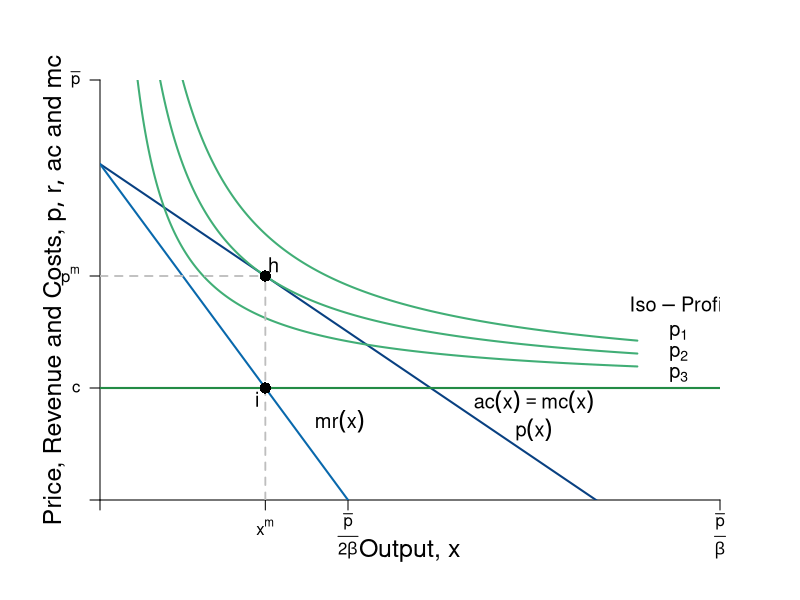

Here is the R script that generated this plot:
#Graph Designer: Simon Halliday + Scott Cohn
#Authors: Bowles and Halliday
#Title: Coordination, Conflict and Competition: A Text in Microeconomics

require(shape)
pdf(file = "firmmarketsupply/isoprofit_monopoly_A.pdf", width = 9, height = 7)

#Set parameters for graphics
axislabelsize <- 1.5
labelsize <- 1.2
graphlinewidth <- 2
segmentlinewidth <- 1.8

COL <- c("#7fc97f", "#beaed4", "#fdc086", "#ffff99", "#386cb0", "#f0027f", "#bf5b17", "#666666")
COLA <- c("#e0f3db", "#99d8c9","#66c2a4","#41ae76", "#238b45", "#005824")
COLB <- c("#c6dbef", "#4eb3d3", "#2b8cbe", "#0868ac","#084081")

#Edited the margins to cater for the larger LHS labels
par(mar =  c(5, 5, 4, 4))

AvgRevenue <- function(x, rmax = 12, xmax = 12){
  rmax - (rmax/xmax)*x
}

MRevenue <- function(x, rmax = 12, xmax = 12){
  rmax - 2*(rmax/xmax)*x
}

AvgCost <- function(x, c0 = 2, c1 = 4){
  c0/x + c1
}

# From CORE
IsoProf <- function(x, k = 0, c0 = 2, c1 = 4){
  AvgCost(x) + k/x
}

xlims <- c(0, 15)
ylims <- c(0, 15)

npts <- 501 
x <- seq(xlims[1], xlims[2], length.out = npts)
y <- seq(ylims[1], ylims[2], length.out = npts) 
a <- c(13, 16.75, 19.25)

plot(0, 0, xlim = xlims, ylim = ylims, type = "n",
     xlab = expression(paste("")),
     ylab = expression(paste("")), 
     xaxt = "n", 
     yaxt = "n", 
     cex.lab = axislabelsize, 
     bty = "n",
     xaxs="i", 
     yaxs="i")

# ticksy <- seq(from = ylims[1], to = ylims[2], by = 1)
# ylabels <- seq(from = ylims[1], to = ylims[2], by = 1)
# ticksx <- seq(from = xlims[1], to = xlims[2], by = 1)
# xlabels <- seq(from = xlims[1], to = xlims[2], by = 1)
ticksy <- c(0, 4, AvgRevenue(x = 4), ylims[2])
ylabels <- c(NA, expression(paste(c)), expression(paste(p^{m})), expression(paste(bar(p))))
ticksx <- c(0, 4, 6, xlims[2])
xlabels <- c(NA, expression(paste(x^{m})), expression(paste(frac(bar(p),2*beta))), expression(paste(frac(bar(p),beta))))

axis(1, at = ticksx, pos = 0, labels = FALSE)
text(x = c(0, 4, 6, xlims[2]), par("usr")[3] - 0.4, labels = xlabels, srt = 0, pos = 1, xpd = TRUE)
axis(2, at = ticksy, pos = 0, labels = ylabels, las = 1)

npts <- 500 
xx1 <- seq(xlims[1], xlims[2], length.out = npts)
xx2 <- seq(xlims[1], xlims[2] - 2, length.out = npts)
xx3 <- seq(2, 6, length.out = npts)

lines(xx1, AvgRevenue(xx1, rmax = 12, xmax = 12), col = COLB[5], lwd = graphlinewidth)
lines(xx1, MRevenue(xx1, rmax = 12, xmax = 12), col = COLB[4], lwd = graphlinewidth)
lines(xx2, IsoProf(xx2, k = 14), col = COLA[4], lwd = graphlinewidth)

# Iso Prof --- Too high/too low
lines(xx2, IsoProf(xx2, k = 8), col = COLA[4], lwd = graphlinewidth)
lines(xx2, IsoProf(xx2, k = 20), col = COLA[4], lwd = graphlinewidth)

#Label the axes
text(0.5*(xlims[2]), -1.8, expression(paste("Output, ", x)), xpd = TRUE, cex = axislabelsize) 
#mtext(expression(paste("Quantity of output, ", x)), side=1, line = 2.5, cex = axislabelsize)
text(-1.1, 0.5*ylims[2], expression(paste("Price, Revenue and Costs, ", list(p, r, ac), " and ", mc)), xpd = TRUE, cex = axislabelsize, srt = 90) 

#Label curves
text(xlims[2] - 1, 7, expression(paste(Iso-Profit)), cex = labelsize)
text(10.5, 3.5, expression(paste(ac(x) == mc(x))), cex = labelsize)
text(10.5, 2.5, expression(paste(p(x))), cex = labelsize)
text(5.8, 2.8, expression(paste(mr(x))), cex = labelsize)

text(xlims[2] - 1, 6, expression(paste(p[1])), cex = labelsize)
text(xlims[2] - 1, 5.25, expression(paste(p[2])), cex = labelsize)
text(xlims[2] - 1, 4.5, expression(paste(p[3])), cex = labelsize)

#Draw segments for total costs
segments(0, AvgRevenue(x = 4), 4, AvgRevenue(x = 4), lty = 2, col = "gray" , lwd = segmentlinewidth)
segments(4, 0, 4, AvgRevenue(x = 4), lty = 2, col = "gray" , lwd = segmentlinewidth)
segments(0, 4, xlims[2], 4, lty = 1, col = COLA[5] , lwd = graphlinewidth)

#Label Points for comparison
points(4, MRevenue(x = 4), pch = 16, col = "black", cex = 1.5)
text(3.8, MRevenue(x = 4) - 0.4, expression(i), cex = labelsize)


points(4, AvgRevenue(x = 4), pch = 16, col = "black", cex = 1.5)
text(4.2, AvgRevenue(x = 4) + 0.4, expression(h), cex = labelsize)




dev.off()
